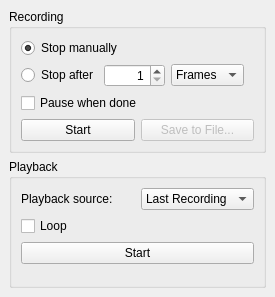
<?xml version="1.0" encoding="UTF-8"?>
<ui version="4.0">
 <class>GfxFifoPlayerControl</class>
 <widget class="QDockWidget" name="GfxFifoPlayerControl">
  <property name="geometry">
   <rect>
    <x>0</x>
    <y>0</y>
    <width>275</width>
    <height>297</height>
   </rect>
  </property>
  <property name="windowTitle">
   <string>Fifo Player</string>
  </property>
  <widget class="QWidget" name="recordingGroup">
   <layout class="QVBoxLayout" name="verticalLayout">
    <item>
     <widget class="QGroupBox" name="groupBox">
      <property name="title">
       <string>Recording</string>
      </property>
      <layout class="QVBoxLayout" name="verticalLayout_2">
       <item>
        <widget class="QRadioButton" name="stopManuallyButton">
         <property name="text">
          <string>Stop manually</string>
         </property>
         <property name="checked">
          <bool>true</bool>
         </property>
        </widget>
       </item>
       <item>
        <layout class="QHBoxLayout" name="horizontalLayout">
         <item>
          <widget class="QRadioButton" name="radioButton_2">
           <property name="text">
            <string>Stop after</string>
           </property>
          </widget>
         </item>
         <item>
          <widget class="QSpinBox" name="spinBox">
           <property name="alignment">
            <set>Qt::AlignRight|Qt::AlignTrailing|Qt::AlignVCenter</set>
           </property>
           <property name="minimum">
            <number>1</number>
           </property>
           <property name="maximum">
            <number>99999</number>
           </property>
          </widget>
         </item>
         <item>
          <widget class="QComboBox" name="comboBox">
           <item>
            <property name="text">
             <string>Frames</string>
            </property>
           </item>
           <item>
            <property name="text">
             <string>Flushes</string>
            </property>
           </item>
          </widget>
         </item>
         <item>
          <spacer name="horizontalSpacer_2">
           <property name="orientation">
            <enum>Qt::Horizontal</enum>
           </property>
           <property name="sizeHint" stdset="0">
            <size>
             <width>40</width>
             <height>20</height>
            </size>
           </property>
          </spacer>
         </item>
         <item>
          <spacer name="horizontalSpacer">
           <property name="orientation">
            <enum>Qt::Horizontal</enum>
           </property>
           <property name="sizeHint" stdset="0">
            <size>
             <width>40</width>
             <height>20</height>
            </size>
           </property>
          </spacer>
         </item>
        </layout>
       </item>
       <item>
        <widget class="QCheckBox" name="pauseWhenDoneCheckbox">
         <property name="text">
          <string>Pause when done</string>
         </property>
        </widget>
       </item>
       <item>
        <layout class="QHBoxLayout" name="horizontalLayout_2">
         <item>
          <widget class="QPushButton" name="startStopRecordingButton">
           <property name="text">
            <string>Start</string>
           </property>
          </widget>
         </item>
         <item>
          <widget class="QPushButton" name="saveRecordingButton">
           <property name="enabled">
            <bool>false</bool>
           </property>
           <property name="text">
            <string>Save to File...</string>
           </property>
          </widget>
         </item>
        </layout>
       </item>
      </layout>
     </widget>
    </item>
    <item>
     <widget class="QGroupBox" name="playbackGroup">
      <property name="title">
       <string>Playback</string>
      </property>
      <layout class="QVBoxLayout" name="verticalLayout_3">
       <item>
        <layout class="QHBoxLayout" name="horizontalLayout_3">
         <item>
          <widget class="QLabel" name="label">
           <property name="text">
            <string>Playback source:</string>
           </property>
          </widget>
         </item>
         <item>
          <widget class="QComboBox" name="playbackSourceCombobox">
           <item>
            <property name="text">
             <string>Last Recording</string>
            </property>
           </item>
           <item>
            <property name="text">
             <string>From File...</string>
            </property>
           </item>
          </widget>
         </item>
        </layout>
       </item>
       <item>
        <widget class="QCheckBox" name="checkBox_2">
         <property name="text">
          <string>Loop</string>
         </property>
        </widget>
       </item>
       <item>
        <widget class="QPushButton" name="startPlaybackButton">
         <property name="text">
          <string>Start</string>
         </property>
        </widget>
       </item>
       <item>
        <spacer name="verticalSpacer">
         <property name="orientation">
          <enum>Qt::Vertical</enum>
         </property>
         <property name="sizeHint" stdset="0">
          <size>
           <width>20</width>
           <height>40</height>
          </size>
         </property>
        </spacer>
       </item>
      </layout>
     </widget>
    </item>
   </layout>
  </widget>
 </widget>
 <resources/>
 <connections/>
</ui>
